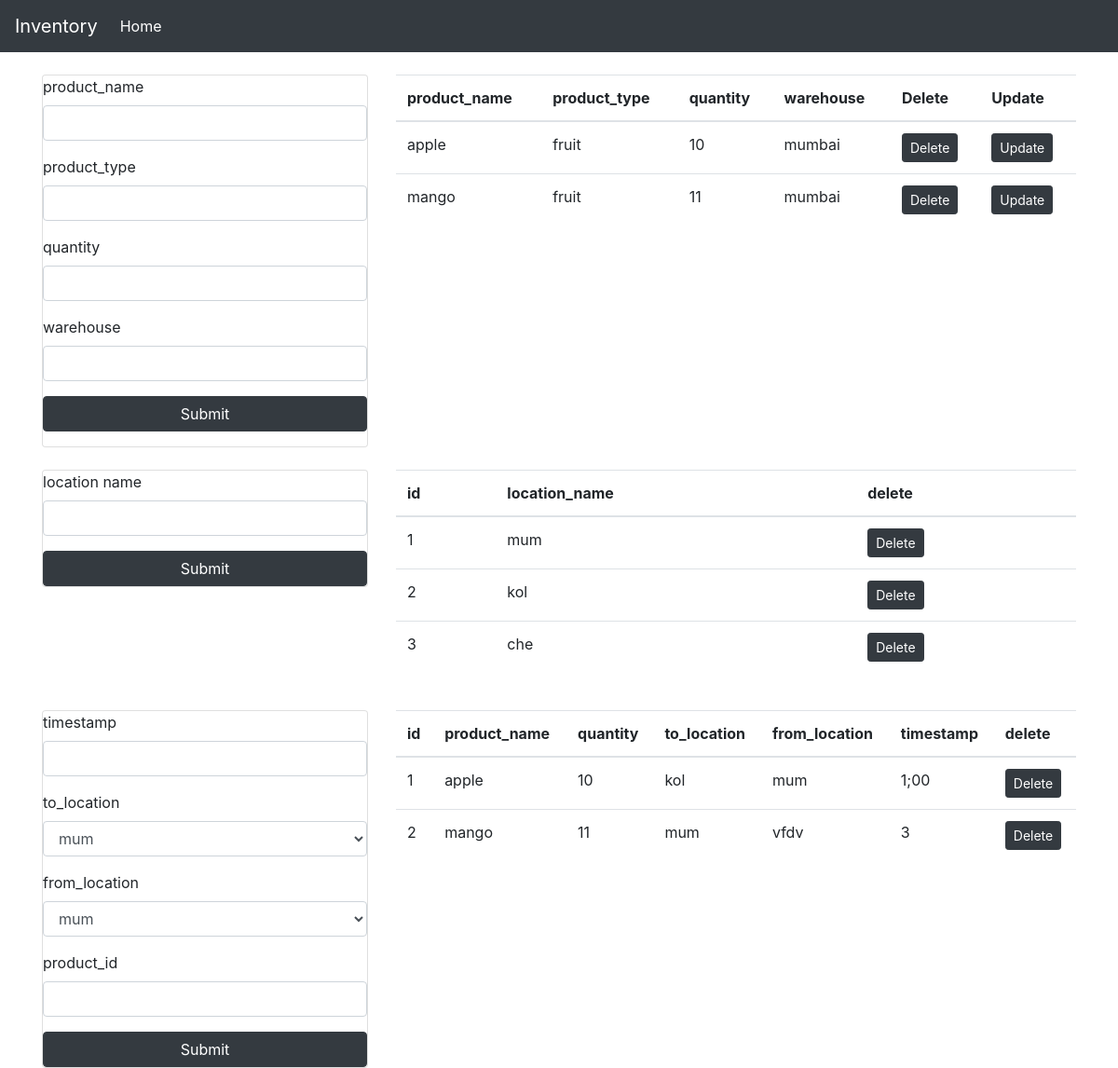
Before: / with the older database file.
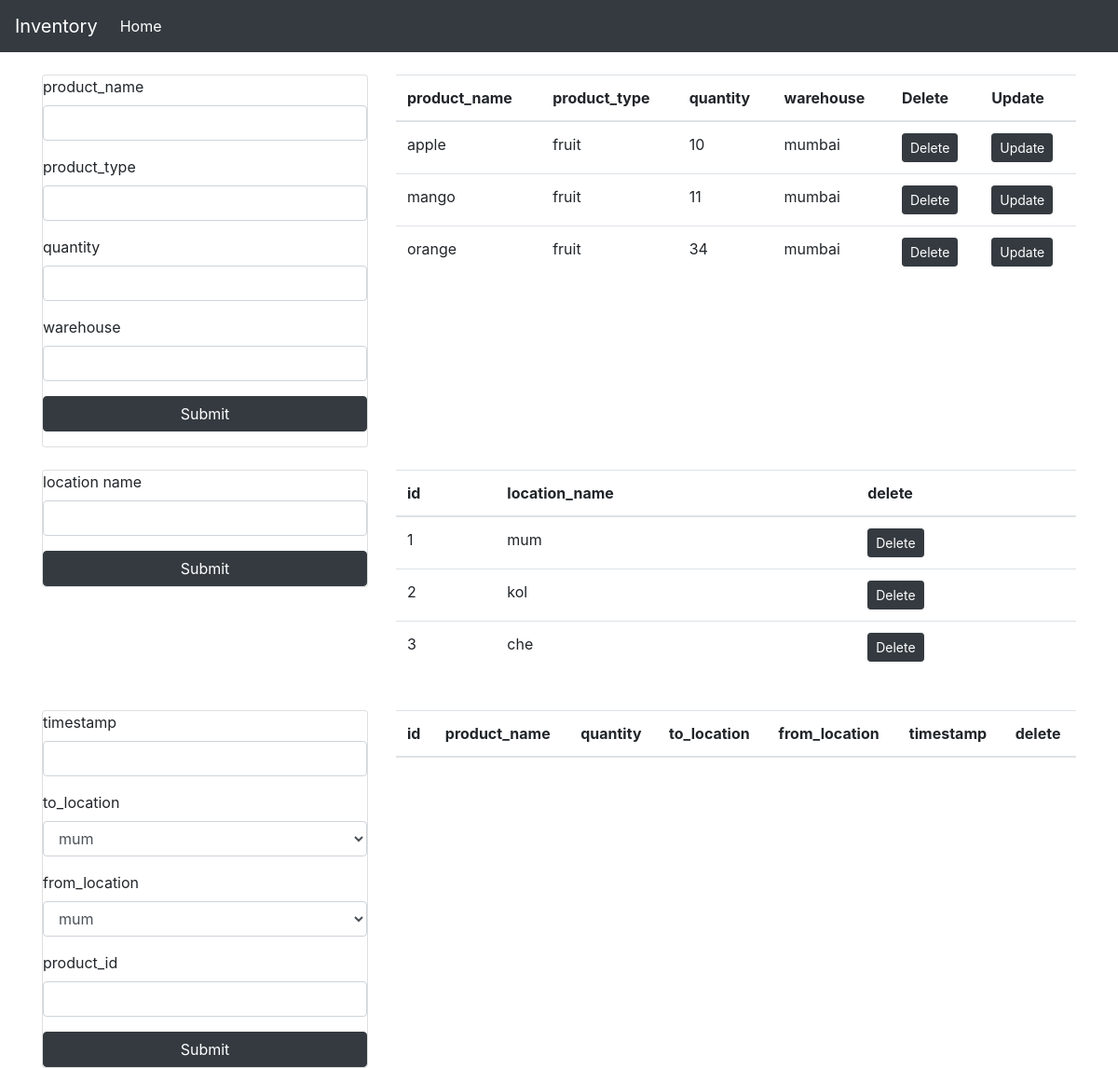
After: the same page with the newer database file.
### app.py (models this page shows)
class User1(db.Model):
    id = db.Column(db.Integer,primary_key=True, autoincrement=True)
    product_name = db.Column(db.String(200))
    product_type = db.Column(db.String(200))
    quantity = db.Column(db.String(200))
    warehouse = db.Column(db.String(200))
    movements = db.relationship('Movement', backref="user2")

class Location(db.Model):
    id = db.Column(db.Integer,primary_key=True, autoincrement=True)
    location_name = db.Column(db.String(200))

class Movement(db.Model):
    id = db.Column(db.Integer, primary_key=True)
    timestamp = db.Column(db.String(200))
    to_location = db.Column(db.String(200))
    from_location = db.Column(db.String(200))
    product_id = db.Column(db.Integer, db.ForeignKey('user1.id'))

### app.py (the view, shortened to what this page needs)
@app.route('/',methods=['GET','POST'])
def get():
    if request.method == "GET":
        user1s = User1.query.all()
        locations = Location.query.all()
        for i in locations:
            print(i)
        movements = db.session.query(User1, Movement).filter(User1.id == Movement.product_id ).all()
        page ='home'
        user = User1(id='',product_name='',product_type='',quantity='',warehouse='')
        return render_template('home.html',user1s=user1s,locations=locations,movements=movements,page=page,user=user)

### templates/home.html (shortened to what this page needs)
{% extends 'index.html' %}
{% block content %}
<br>
<div class="row">
    <div class="col-lg-4">
        <div class="card">
            {% if page == 'home' %}
            <form action="/" method="POST" class="form-group">
            {% endif %}
            <div class="form-group">
                <label for="">product_name</label>
                <input type="text" name="product_name" class="form-control" value={{user.product_name}}>
            </div>
            <div class="form-group">
                <label for="">product_type</label>
                <input type="text" name="product_type" class="form-control" value={{user.product_type}}>
            </div>
            <div class="form-group">
                <label for="">quantity</label>
                <input type="text" name="quantity" class="form-control" value={{user.quantity}}>
            </div>
            <div class="form-group">
                <label for="">warehouse</label>
                <input type="text" name="warehouse" class="form-control" value={{user.warehouse}}>
            </div>
            <button class="btn btn-block btn-dark">Submit</button>
            </form>
        </div>
    </div>
    <div class="col-lg-8">
        <table class="table">
            <thead>
                <th>product_name</th>
                <th>product_type</th>
                <th>quantity</th>
                <th>warehouse</th>
                <th>Delete</th>
                <th>Update</th>
            </thead>
            <tbody>
                {% for i in user1s %}
                <tr>
                    <td>{{ i.product_name }}</td>
                    <td>{{ i.product_type }}</td>
                    <td>{{ i.quantity }}</td>
                    <td>{{ i.warehouse }}</td>
                    <td>
                        <a href='/delete_product/{{i.id}}' class="btn btn-sm btn-dark">Delete</a>
                    </td>
                    <td>
                        <a href='/update_product/{{i.id}}' class="btn btn-sm btn-dark">Update</a>
                    </td>
                </tr>
                {% endfor %}
            </tbody>
        </table>
    </div>
</div>
<br>
<div class="row">
    <div class="col-lg-4">
        <div class="card">
            <form method="POST" action="/add_location">
                <div class="form-group">
                    <label for="">location name</label>
                    <input type="text" name="location_name" class="form-control" >
                </div>
                <button class="btn btn-block btn-dark">Submit</button>
            </form>
        </div>
    </div>
    <div class="col-lg-8">
        <table class="table">
            <thead>
                <th>id</th>
                <th>location_name</th>
                <th>delete</th>
            </thead>
            <tbody>
                {% for i in locations %}
                <tr>
                    <td>{{ i.id }}</td>
                    <td>{{ i.location_name }}</td>
                    <td>
                        <a href='/delete_location/{{i.id}}' class="btn btn-sm btn-dark">Delete</a>
                    </td>
                </tr>
                {% endfor %}
            </tbody>
        </table>
    </div>
</div>
<br>
<div class="row">
    <div class="col-lg-4">
        <div class="card">
            <form method="POST" action="/add_movement">
                <div class="form-group">
                    <label for="">timestamp</label>
                    <input type="text" name="timestamp" class="form-control" >
                </div>
                <div class="form-group">
                    <label for="">to_location</label>
                    <select class="form-control" name="to_location" id="to_location">
                        {% for i in locations %}
                        <option value="{{i.location_name}}">{{i.location_name}}</option>
                        {% endfor %}
                    </select>
                </div>
                <div class="form-group">
                    <label for="">from_location</label>
                    <select class="form-control" name="from_location" id="from_location">
                        {% for i in locations %}
                        <option value="{{i.location_name}}">{{i.location_name}}</option>
                        {% endfor %}
                    </select>
                </div>
                <div class="form-group">
                    <label for="">product_id</label>
                    <input type="text" name="product_id" class="form-control" >
                </div>
                <button class="btn btn-block btn-dark">Submit</button>
            </form>
        </div>
    </div>
    <div class="col-lg-8">
        <table class="table">
            <thead>
                <th>id</th>
                <th>product_name</th>
                <th>quantity</th>
                <th>to_location</th>
                <th>from_location</th>
                <th>timestamp</th>
                <th>delete</th>
            </thead>
            <tbody>
                {% for i in movements %}
                <tr>
                    <td>{{ i.User1.id }}</td>
                    <td>{{ i.User1.product_name }}</td>
                    <td>{{ i.User1.quantity }}</td>
                    <td>{{ i.Movement.to_location }}</td>
                    <td>{{ i.Movement.from_location }}</td>
                    <td>{{ i.Movement.timestamp }}</td>
                    <td>
                        <a href='/delete_movement/{{i.Movement.id}}' class="btn btn-sm btn-dark">Delete</a>
                    </td>
                </tr>
                {% endfor %}
            </tbody>
        </table>
    </div>
</div>
{% endblock %}

### templates/index.html (shortened to what this page needs)
<!DOCTYPE html>
<html lang="en">
<head>
    <link rel="stylesheet" href="https://stackpath.bootstrapcdn.com/bootstrap/4.3.1/css/bootstrap.min.css">    <title>Document</title>
</head>
<body>
    <nav class="navbar navbar-expand-lg navbar-dark bg-dark">
        <a class="navbar-brand" href="#">Inventory</a>
        <div class="collapse navbar-collapse" id="navbarNavAltMarkup">
          <div class="navbar-nav">
            <a class="nav-item nav-link active" href="#">Home <span class="sr-only">(current)</span></a>
          </div>
        </div>
      </nav>
    <div class="container">
    {% block content %}{% endblock %}
</div>
</body>
</html>

Changed rows visible on the page:
no longer on one of the page's lists (row unchanged): User1: User1.id "1", User1.product_name "apple", User1.quantity "10", Movement.to_location "kol", Movement.from_location "mum", Movement.timestamp "1;00"
no longer on one of the page's lists (row unchanged): User1: User1.id "2", User1.product_name "mango", User1.quantity "11", Movement.to_location "mum", Movement.from_location "vfdv", Movement.timestamp "3"
added User1: product_name "orange", product_type "fruit", quantity "34", warehouse "mumbai"
